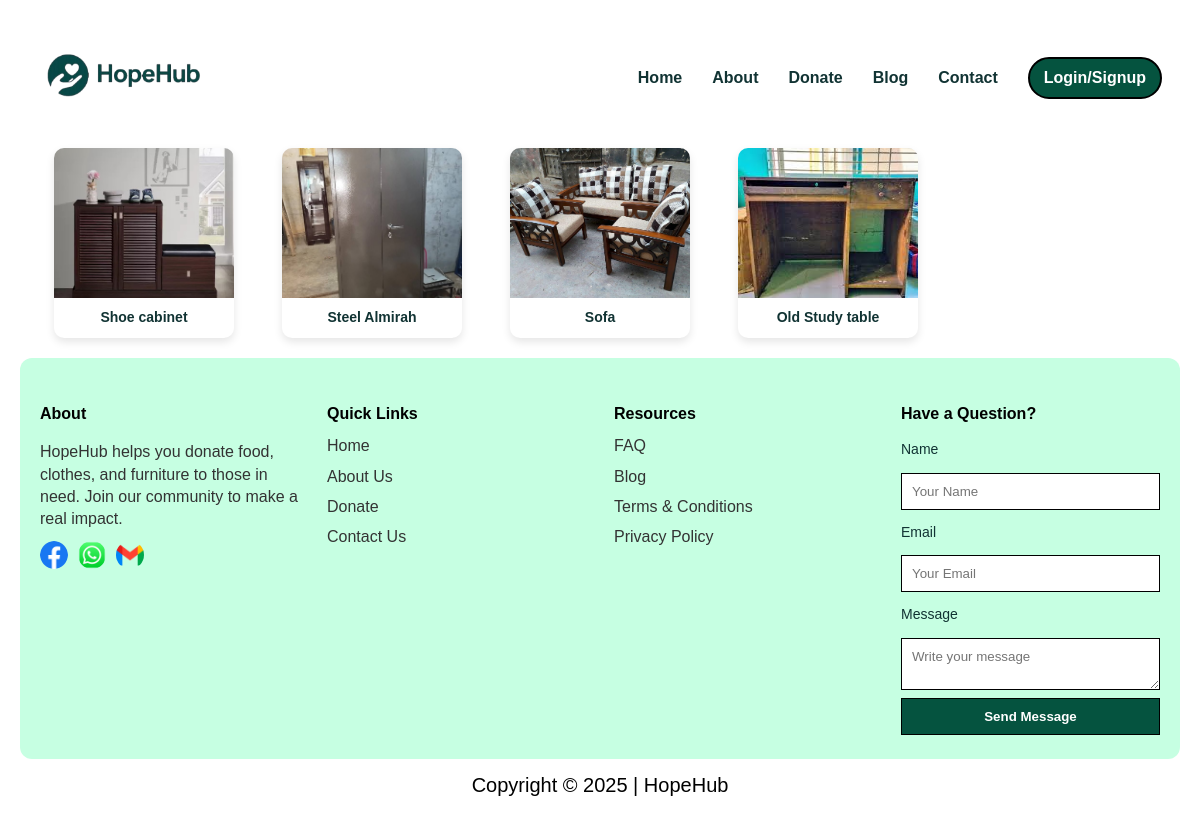
The page /donations/receive/furniture/ on the database its author committed.
### donations/models.py (models this page shows, shortened)
class Donation(models.Model):
    CATEGORY_CHOICES = [
        ('food', 'Food'),
        ('clothes', 'Clothes'),
        ('furniture', 'Furniture'),
    ]
    donor = models.ForeignKey(User, on_delete=models.CASCADE)
    category = models.CharField(max_length=20, choices=CATEGORY_CHOICES)
    item_name = models.CharField(max_length=100)
    item_image = models.ImageField(upload_to='donation_images/')
    quantity = models.PositiveIntegerField()
    address = models.TextField()
    donor_phone = models.CharField(max_length=20, blank=True, null=True)
    donor_address = models.TextField(blank=True, null=True)
    details = models.TextField()
    created_at = models.DateTimeField(auto_now_add=True)

### donations/views.py (the view)
# urls.py: path('receive/furniture/', views.furniturereceive, name='furniturereceive'),
def furniturereceive(request):
    items = Donation.objects.filter(category='furniture')
    return render(request, 'donations/furniturereceive.html', {'items': items})

### donations/templates/donations/furniturereceive.html (shortened to what this page needs)
{% load static %}
<!doctype html>
<html lang="bn">
<head>
  <link rel="stylesheet" href="{% static 'css/style.css' %}">
</head>
<body>
  <div class="wrap">
  <header>
    <div class="brand">
      <img src="{% static 'image/logo.png' %}" alt="HopeHub Logo">
    </div>
    <nav aria-label="Main navigation">
      <a href="{% url 'home' %}">Home</a>
      <a href="{% url 'aboutus' %}">About</a>
      <a href="{% url 'donateform' %}">Donate</a>
      <a href="{% url 'blog' %}">Blog</a>
      <a href="{% url 'contactus' %}">Contact</a>
      {% if user.is_authenticated %}
        <a href="{% url 'profile' %}" class="profile-icon">
          <img src="{% static 'image/profile.png' %}" alt="Profile" style="width:60px; height:40px; border-radius:50%;">
        </a>
      {% else %}
        <a class="cta" href="{% url 'login' %}">Login/Signup</a>
      {% endif %}
    </nav>
  </header>
    <section class="item-gallery">
      {% for item in items %}
        <div class="item-card">
          {% if item.item_image %}
            <a href="{% url 'item_detail' item.id %}">
          <img src="{{ item.item_image.url }}" alt="{{ item.item_name }}">
        </a>
          {% endif %}
          <p>{{ item.item_name }}</p>
        </div>
      {% empty %}
        <p>No donations yet.</p>
      {% endfor %}
    </section>
  <footer>
    <div class="footer-col">
      <h4>About</h4>
      <p>HopeHub helps you donate food, clothes, and furniture to those in need. Join our community to make a real impact.</p>
      <div class="social-icons">
    <a href="https://www.facebook.com" target="_blank">
        <img src="{% static 'image/facebook.png' %}" alt="Facebook">
    </a>
    <a href="https://web.whatsapp.com" target="_blank">
        <img src="{% static 'image/whatsapp.png' %}" alt="WhatsApp">
    </a>
    <a href="https://mail.google.com" target="_blank">
        <img src="{% static 'image/gmail.png' %}" alt="Gmail">
</a>
</div>
    </div>
    <div class="footer-col links">
      <h4>Quick Links</h4>
      <ul>
        <li><a href="{% url 'home' %}">Home</a></li>
        <li><a href="{% url 'aboutus' %}">About Us</a></li>
        <li><a href="{% url 'donateform' %}">Donate</a></li>
        <li><a href="{% url 'contactus' %}">Contact Us</a></li>
      </ul>
    </div>
    <div class="footer-col resources">
      <h4>Resources</h4>
      <ul>
        <li><a href="{% url 'faq' %}">FAQ</a></li>
        <li><a href="{% url 'blog' %}">Blog</a></li>
        <li><a href="{% url 'termsconditions' %}">Terms & Conditions</a></li>
        <li><a href="{% url 'privacypolicy' %}">Privacy Policy</a></li>
      </ul>
    </div>
    <div class="footer-col contact-form" style="max-width:320px">
      <h4>Have a Question?</h4>
      <form class="contact-form" action="https://api.web3forms.com/submit" method="POST">
              <label>Name</label>
              <input type="text" name="name" placeholder="Your Name">
              <label>Email</label>
              <input type="email" name="email" placeholder="Your Email">
              <label>Message</label>
              <textarea name="message" placeholder="Write your message"></textarea>
              <button type="submit">Send Message</button>
          </form>
    </div>
  </footer>
  <div class="copyright">
    Copyright &copy; 2025 | HopeHub
  </div>
</div>
</body>
</html>

### static/css/style.css (style rules this page uses)
:root { --green: #05533f; --green-dark: #076b25; --accent:#f1fdf6; --muted: #ffffff; --soft:#eafdf3; --radius:14px; --shadow: 0 6px 20px rgba(16,42,30,0.08); font-family: "Inter", system-ui, sans-serif; }
* { box-sizing:border-box }
body, h1, h2, h3, h4, h5, h6, input, textarea, button, p { font-family: 'Inria Sans', sans-serif; }
body { margin:0; background: #ffffff; color:#133; line-height:1.4; justify-content: center; align-items: center; display: flex; }
a { color:inherit;text-decoration:none }
img { max-width:100%;display:block }
.wrap { max-width: 1440px; width: 100%; margin:28px auto; padding:0 20px; }
header { width:100%; height:100px; background:white; padding:14px 18px; display:flex; justify-content:space-between; align-items:center; }
.brand img { width:180px; height:auto; }
nav { display:flex; gap:30px; align-items:center; font-weight:600; margin-left:auto; }
.cta { background: var(--green); color: white; padding: 8px 14px; border-radius:25px; border:2px solid black; font-weight:700; transition: background 0.3s; }
footer { background: #C6FFE2; padding: 24px 20px; display: flex; flex-wrap: wrap; gap: 28px; border-radius: 12px; }
footer .footer-col { flex: 1 1 200px; }
footer .footer-col h4 { font-weight: 700; margin-bottom: 10px; color: #000; }
footer .footer-col p { font-weight: 400; color: #333; margin-bottom: 10px; line-height: 1.4; }
footer .footer-col ul { list-style: none; padding-left: 0; margin: 0; }
footer .footer-col ul li { margin-bottom: 8px; color: #333; cursor: pointer; }
footer .social-icons { display: flex; gap: 10px; margin-top: 8px; }
.footer-col .social-icons img { width: 28px; height: 28px; object-fit: cover; border-radius: 50%; }
.copyright { text-align: center; color: #000; font-size: 20px; margin: 12px 0 20px 0; }
.contact-form input,.contact-form textarea { width:100%; padding:10px; margin:8px 0; border: 1px solid black; }
.contact-form button { background:var(--green); color:white; padding:10px 12px; border: 1px solid black; cursor:pointer; font-weight:700; }
form { display: flex; flex-direction: column; }
label { text-align: left; font-size: 14px; margin: 5px 0; }
input { padding: 10px; margin: 6px 0 12px 0; border: none; background: #ffffff; }

### donations/templates/donations/furniturereceive.html (style rules this page uses)
.item-gallery { display: grid; grid-template-columns: repeat(auto-fill, minmax(180px, 1fr)); gap: 20px; padding: 20px; justify-items: center; }
.item-card { background-color: #fff; border-radius: 10px; overflow: hidden; text-align: center; box-shadow: 0 4px 8px rgba(0,0,0,0.1); width: 180px; }
.item-card img { width: 100%; height: 150px; object-fit: cover; display: block; }
.item-card p { margin: 10px 0; font-weight: bold; font-size: 14px; }

### rows shown on the page
Donation: item_image (picture), item_name "Shoe cabinet"
Donation: item_image (picture), item_name "Steel Almirah"
Donation: item_image (picture), item_name "Sofa"
Donation: item_image (picture), item_name "Old Study table"
